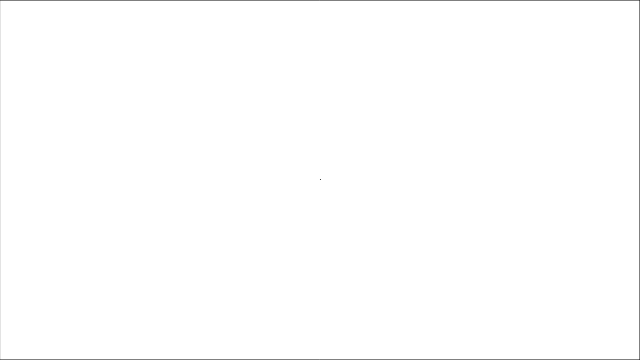
Frame 1 (no input)
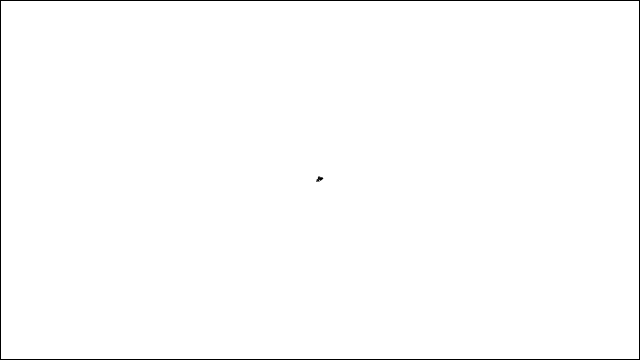
Frame 60 (no input)
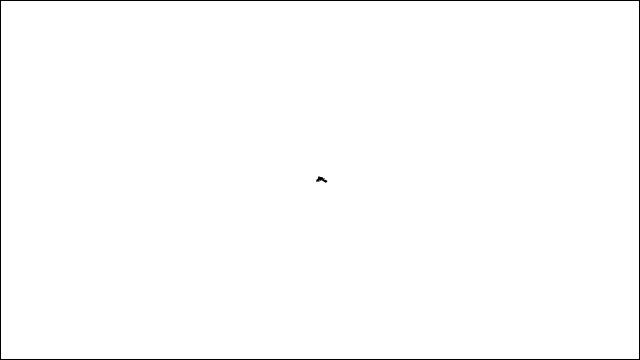
Frame 120 (the mouse pressed at the canvas centre since frame 60)

The p5.js sketch that drew these frames (run headless with seeded random() and noise() and a simulated clock; from frame 60 on, the mouse is pressed at the canvas centre):

// p5.js sketch
// ── sketch.js
// x,yとも-1,1の間のいずれかに進む
// この1-1のランダムウォークは進む方向の確率が常に同じである

let walker;

const drawFrame = () => {
	noFill();
	stroke(0);
	rect(0, 0, 640, 360);
}

function setup() {
	createCanvas(640, 360);
	background(255);
	walker = new Walker();
}

function draw() {
	drawFrame();
	walker.step();
	walker.display();
}

class Walker {
	constructor() {
		this.x = width / 2;
		this.y = height / 2;
	}
	display() {
		stroke(0); 1
		point(this.x, this.y);
	}
	step() {
		let stepX = random(-1, 1);
		let stepY = random(-1, 1);
		this.x += stepX;
		this.y += stepY;
	}
}
